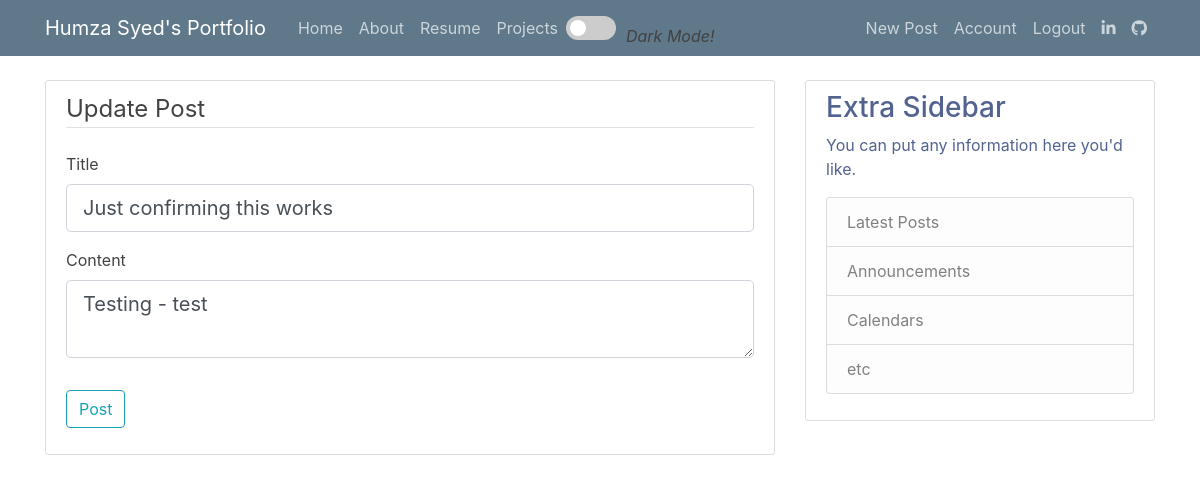
The app's page /post/1/update (signed in), older data.
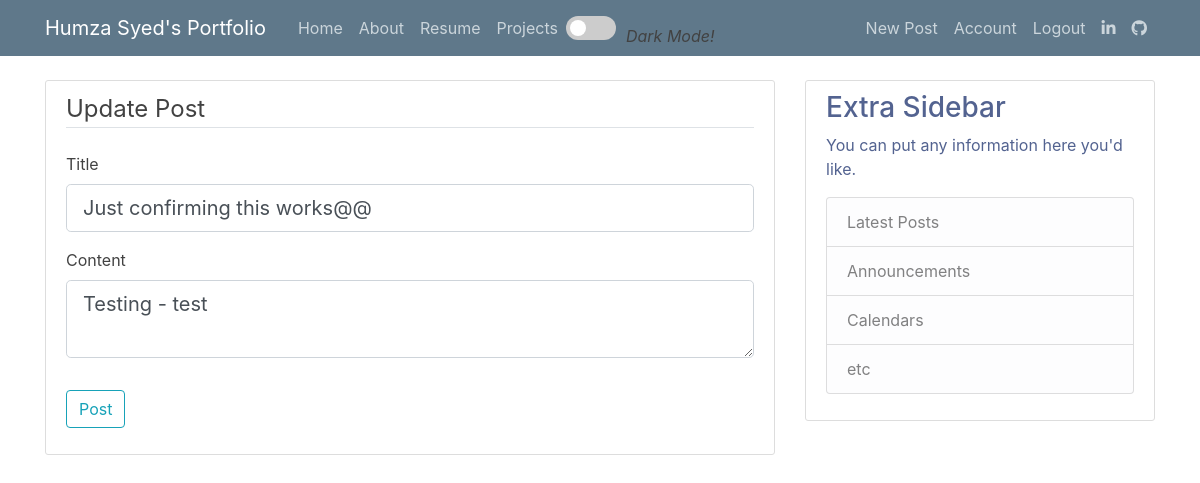
The same page, newer data.
### flask_site/db_models.py (models this page shows, shortened)
class Post(db.Model):
    id = db.Column(db.Integer, primary_key=True)
    title = db.Column(db.String(100), nullable=False)
    date_posted = db.Column(db.DateTime, nullable=False, default=datetime.utcnow)
    content = db.Column(db.Text, nullable=False)
    user_id = db.Column(db.Integer, db.ForeignKey('user.id'), nullable=False)  # user id that authors the post

### flask_site/posts/routes.py (the view)
@posts.route("/post/<int:post_id>/update", methods=['GET', 'POST'])
@login_required
def update_post(post_id):
    post = Post.query.get_or_404(post_id)
    if post.author != current_user:
        abort(403)
    form = PostForm()
    if form.validate_on_submit():
        post.title = form.title.data
        post.content = form.content.data
        db.session.commit()
        flash('Your post has been updated!', 'success')
        return redirect(url_for('posts.post', post_id=post.id))
    elif request.method == 'GET':
        form.title.data = post.title
        form.content.data = post.content
    return render_template('posts_html/create_post.html', title='Update Post',
                           form=form, legend='Update Post')

### flask_site/posts/forms.py
class PostForm(FlaskForm):
    title = StringField('Title', validators=[DataRequired()])
    content = TextAreaField('Content', validators=[DataRequired()])
    submit = SubmitField('Post')

### flask_site/db_models.py (called while the page is built)
@login_manager.user_loader
def load_user(user_id):
    return User.query.get(int(user_id))

### flask_site/templates/posts_html/create_post.html (shortened to what this page needs)
{% extends 'layout.html' %}
{% block content %}
    <div class="content-section">
        <form method="POST" action="">
            <fieldset class="form-group">
                <legend class="border-bottom mb-4">{{ legend }}</legend>
                <div class="form-group">
                    {{ form.title.label(class="form-control-label") }}
                    {% if form.title.errors %}
                        {{ form.title(class="form-control form-control-lg is-invalid") }}
                        <div class="invalid-feedback">
                            {% for error in form.title.errors %}
                                <span>{{ error }}</span>
                            {% endfor %}
                        </div>
                    {% else %}
                        {{ form.title(class="form-control form-control-lg") }}
                    {% endif %}
                </div>
                <div class="form-group">
                    {{ form.content.label(class="form-control-label") }}
                    {% if form.content.errors %}
                        {{ form.content(class="form-control form-control-lg is-invalid") }}
                        <div class="invalid-feedback">
                            {% for error in form.content.errors %}
                                <span>{{ error }}</span>
                            {% endfor %}
                        </div>
                    {% else %}
                        {{ form.content(class="form-control form-control-lg") }}
                    {% endif %}
                </div>
            </fieldset>
            <div class="form-group">
                {{ form.submit(class="btn btn-outline-info") }}
            </div>
        </form>
    </div>
{% endblock content %}

### flask_site/templates/layout.html (shortened to what this page needs)
<!DOCTYPE html>
<html>
<head>
    <link rel="stylesheet" href="https://stackpath.bootstrapcdn.com/bootstrap/4.4.1/css/bootstrap.min.css">
    <link rel="stylesheet" type="text/css" href="{{ url_for('static', filename='main.css')}} ">
    <link rel="stylesheet" href="https://cdnjs.cloudflare.com/ajax/libs/font-awesome/4.7.0/css/font-awesome.min.css">
</head>
<body>
    <div id="root">
        <header class="site-header">
          <nav class="navbar navbar-expand-md navbar-dark bg-steel fixed-top">
            <div class="container">
              <a class="navbar-brand mr-4" href="/">Humza Syed's Portfolio</a>
              <div class="collapse navbar-collapse" id="navbarToggle">
                <div class="navbar-nav mr-auto">
                  <a class="nav-item nav-link" href="{{ url_for('main.home') }}">Home</a>
                  <a class="nav-item nav-link" href="{{ url_for('main.about') }}">About</a>
                  <a class="nav-item nav-link" href="{{ url_for('main.resume') }}">Resume</a>
                  <a class="nav-item nav-link" href="{{ url_for('main.projects') }}">Projects</a>
                  <div class="theme-switch-wrapper">
                    <label class="theme-switch" for="checkbox">
                        <div class="slider round"></div>
                    </label>
                    <em>Dark Mode!</em>
                  </div>
                </div>
                <div class="navbar-nav">
                  {% if current_user.is_authenticated %}
                    <a class="nav-item nav-link" href="{{ url_for('posts.new_post') }}">New Post</a>
                    <a class="nav-item nav-link" href="{{ url_for('users.account') }}">Account</a>
                    <a class="nav-item nav-link" href="{{ url_for('users.logout') }}">Logout</a>
                    <a class="nav-item nav-link" href="https://www.linkedin.com/in/hmsyed/" target="_blank"><i class="fa fa-linkedin"></i></a>
                    <a class="nav-item nav-link" href="https://github.com/flarelink" target="_blank"><i class="fa fa-github"></i></a>
                  {% endif %}
                </div>
              </div>
            </div>
          </nav>
        </header>
        <main role="main" class="container">
          <div class="row">
            <div class="col-md-8">
              {% block content %}
              {% endblock %}
            </div>
            <div class="col-md-4">
              <div class="content-section">
                <h3>Extra Sidebar</h3>
                <p>You can put any information here you'd like.
                  <ul class="list-group">
                    <li class="list-group-item list-group-item-light">Latest Posts</li>
                    <li class="list-group-item list-group-item-light">Announcements</li>
                    <li class="list-group-item list-group-item-light">Calendars</li>
                    <li class="list-group-item list-group-item-light">etc</li>
                  </ul>
                </p>
              </div>
            </div>
          </div>
        </main>
    </div>
  </body>
</html>

### flask_site/static/main.css (style rules this page uses)
:root { --primary-color: #302AE6; --secondary-color: #536390; --font-color: #424242; --bg-color: #fff; --heading-color: #292922; --content-color: #ffffff; --article-title-color: #444444; }
body { background-color: var(--bg-color); color: var(--font-color); margin-top: 5rem; }
h1, h2, h3, h4, h5, h6, p { color: var(--secondary-color); }
a { color: var(--primary-color); }
.theme-switch { display: inline-block; height: 24px; position: relative; width: 50px; }
.slider { background-color: #ccc; bottom: 0; cursor: pointer; left: 0; position: absolute; right: 0; top: 0; transition: .4s; }
.slider:before { background-color: #fff; bottom: 4px; content: ""; height: 16px; left: 4px; position: absolute; transition: .4s; width: 16px; }
.slider.round { border-radius: 24px; }
.slider.round:before { border-radius: 50%; }
.bg-steel { background-color: #5f788a; }
.site-header .navbar-nav .nav-link { color: #cbd5db; }
.content-section { background: var(--content-color); padding: 10px 20px; border: 1px solid #dddddd; border-radius: 3px; margin-bottom: 20px; }

Row changes from the older to the newer data that the page shows:
changed Post "Testing - test": title "Just confirming this works" → "Just confirming this works@@"
